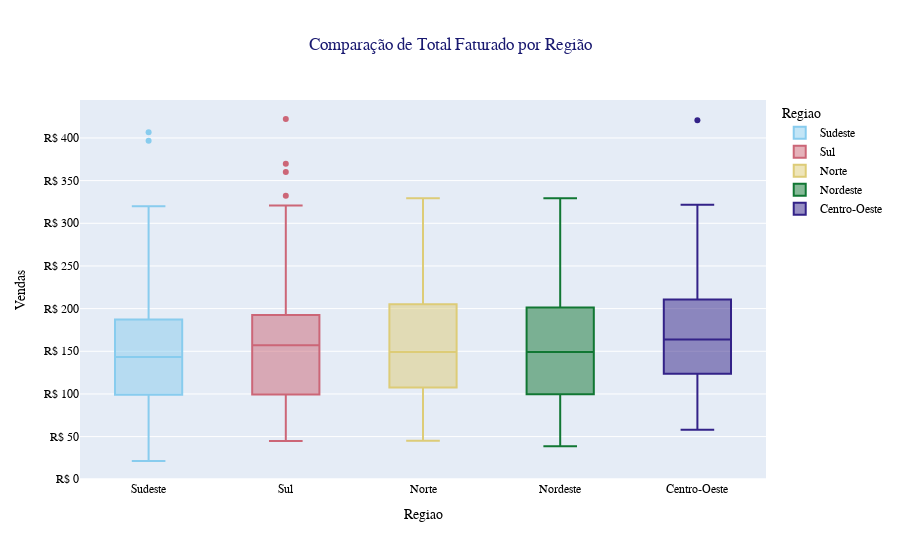

This figure's notebook cell:
### Code cell
#Comparativo por Região
fig = px.box(
        data_frame=FactSales[['Vendas', 'Regiao']],
        x='Regiao',
        y='Vendas',
        color='Regiao',
        color_discrete_sequence=colors,
        title='Comparação de Total Faturado por Região'
        )

fig.update_yaxes(tickprefix="R$ ", showgrid=True)

fig.update_layout(title_x=0.5,
                font_family='Tahoma, monospace',
                title_font_color='midnightblue',
                font_color='black')
fig.show()

### Figure 1 — Plotly figure (JSON) as saved in the notebook; plotly's stock layout.template omitted (floating-point values rounded to 4 significant figures; data arrays with more than 128 entries replaced by an {"elided": "..."} marker saying what was removed)
{"data": [{"alignmentgroup": "True", "hovertemplate": "Regiao=%{x}<br>Vendas=%{y}<extra></extra>", "legendgroup": "Sudeste", "marker": {"color": "rgb(136, 204, 238)"}, "name": "Sudeste", "notched": false, "offsetgroup": "Sudeste", "orientation": "v", "showlegend": true, "type": "box", "x": {"elided": "192 str values"}, "x0": " ", "xaxis": "x", "y": {"elided": "192 float values"}, "y0": " ", "yaxis": "y"}, {"alignmentgroup": "True", "hovertemplate": "Regiao=%{x}<br>Vendas=%{y}<extra></extra>", "legendgroup": "Sul", "marker": {"color": "rgb(204, 102, 119)"}, "name": "Sul", "notched": false, "offsetgroup": "Sul", "orientation": "v", "showlegend": true, "type": "box", "x": {"elided": "168 str values"}, "x0": " ", "xaxis": "x", "y": {"elided": "168 float values"}, "y0": " ", "yaxis": "y"}, {"alignmentgroup": "True", "hovertemplate": "Regiao=%{x}<br>Vendas=%{y}<extra></extra>", "legendgroup": "Norte", "marker": {"color": "rgb(221, 204, 119)"}, "name": "Norte", "notched": false, "offsetgroup": "Norte", "orientation": "v", "showlegend": true, "type": "box", "x": {"elided": "168 str values"}, "x0": " ", "xaxis": "x", "y": {"elided": "168 float values"}, "y0": " ", "yaxis": "y"}, {"alignmentgroup": "True", "hovertemplate": "Regiao=%{x}<br>Vendas=%{y}<extra></extra>", "legendgroup": "Nordeste", "marker": {"color": "rgb(17, 119, 51)"}, "name": "Nordeste", "notched": false, "offsetgroup": "Nordeste", "orientation": "v", "showlegend": true, "type": "box", "x": ["Nordeste", "Nordeste", "Nordeste", "Nordeste", "Nordeste", "Nordeste", "Nordeste", "Nordeste", "Nordeste", "Nordeste", "Nordeste", "Nordeste", "Nordeste", "Nordeste", "Nordeste", "Nordeste", "Nordeste", "Nordeste", "Nordeste", "Nordeste", "Nordeste", "Nordeste", "Nordeste", "Nordeste", "Nordeste", "Nordeste", "Nordeste", "Nordeste", "Nordeste", "Nordeste", "Nordeste", "Nordeste", "Nordeste", "Nordeste", "Nordeste", "Nordeste", "Nordeste", "Nordeste", "Nordeste", "Nordeste", "Nordeste", "Nordeste", "Nordeste", "Nordeste", "Nordeste", "Nordeste", "Nordeste", "Nordeste", "Nordeste", "Nordeste", "Nordeste", "Nordeste", "Nordeste", "Nordeste", "Nordeste", "Nordeste", "Nordeste", "Nordeste", "Nordeste", "Nordeste", "Nordeste", "Nordeste", "Nordeste", "Nordeste", "Nordeste", "Nordeste", "Nordeste", "Nordeste", "Nordeste", "Nordeste", "Nordeste", "Nordeste", "Nordeste", "Nordeste", "Nordeste", "Nordeste", "Nordeste", "Nordeste", "Nordeste", "Nordeste", "Nordeste", "Nordeste", "Nordeste", "Nordeste", "Nordeste", "Nordeste", "Nordeste", "Nordeste", "Nordeste", "Nordeste", "Nordeste", "Nordeste", "Nordeste", "Nordeste", "Nordeste", "Nordeste", "Nordeste", "Nordeste", "Nordeste", "Nordeste", "Nordeste", "Nordeste", "Nordeste", "Nordeste", "Nordeste", "Nordeste", "Nordeste", "Nordeste", "Nordeste", "Nordeste", "Nordeste", "Nordeste", "Nordeste", "Nordeste", "Nordeste", "Nordeste", "Nordeste", "Nordeste", "Nordeste", "Nordeste"], "x0": " ", "xaxis": "x", "y": [83.13, 105.8, 270.4, 126.7, 185.5, 89.69, 174.2, 190.6, 300.9, 109.2, 131.7, 182.0, 136.0, 184.8, 142.4, 198.7, 235.1, 168.5, 242.1, 181.4, 173.2, 99.55, 238.2, 190.1, 179.9, 74.24, 170.8, 134.5, 195.7, 99.88, 123.2, 74.62, 135.6, 255.6, 201.3, 154.3, 219.8, 81.21, 92.23, 226.8, 143.7, 174.0, 238.2, 243.6, 68.26, 47.97, 210.3, 83.78, 49.08, 90.15, 108.2, 132.9, 76.36, 142.2, 124.5, 137.5, 181.9, 228.7, 95.91, 81.84, 52, 39.18, 113.4, 176.1, 194.8, 53.7, 78.56, 115.4, 162.0, 100.7, 170.1, 154.9, 163.8, 172.5, 38.83, 227.7, 206.0, 118.9, 137.2, 123.1, 121.4, 278.1, 206.3, 278.1, 208.1, 245.6, 45.15, 93.45, 39.24, 178.5, 160.9, 159.4, 166.3, 58.31, 99.13, 144.1, 304.6, 68.03, 96.2, 136.3, 109.0, 102.7, 189.9, 237.4, 104.2, 121.1, 254.9, 66.39, 63.32, 201.5, 229.3, 291.8, 253.3, 39.06, 141.1, 329.4, 190.4, 323.7, 252.2, 238.2], "y0": " ", "yaxis": "y"}, {"alignmentgroup": "True", "hovertemplate": "Regiao=%{x}<br>Vendas=%{y}<extra></extra>", "legendgroup": "Centro-Oeste", "marker": {"color": "rgb(51, 34, 136)"}, "name": "Centro-Oeste", "notched": false, "offsetgroup": "Centro-Oeste", "orientation": "v", "showlegend": true, "type": "box", "x": ["Centro-Oeste", "Centro-Oeste", "Centro-Oeste", "Centro-Oeste", "Centro-Oeste", "Centro-Oeste", "Centro-Oeste", "Centro-Oeste", "Centro-Oeste", "Centro-Oeste", "Centro-Oeste", "Centro-Oeste", "Centro-Oeste", "Centro-Oeste", "Centro-Oeste", "Centro-Oeste", "Centro-Oeste", "Centro-Oeste", "Centro-Oeste", "Centro-Oeste", "Centro-Oeste", "Centro-Oeste", "Centro-Oeste", "Centro-Oeste", "Centro-Oeste", "Centro-Oeste", "Centro-Oeste", "Centro-Oeste", "Centro-Oeste", "Centro-Oeste", "Centro-Oeste", "Centro-Oeste", "Centro-Oeste", "Centro-Oeste", "Centro-Oeste", "Centro-Oeste", "Centro-Oeste", "Centro-Oeste", "Centro-Oeste", "Centro-Oeste", "Centro-Oeste", "Centro-Oeste", "Centro-Oeste", "Centro-Oeste", "Centro-Oeste", "Centro-Oeste", "Centro-Oeste", "Centro-Oeste", "Centro-Oeste", "Centro-Oeste", "Centro-Oeste", "Centro-Oeste", "Centro-Oeste", "Centro-Oeste", "Centro-Oeste", "Centro-Oeste", "Centro-Oeste", "Centro-Oeste", "Centro-Oeste", "Centro-Oeste", "Centro-Oeste", "Centro-Oeste", "Centro-Oeste", "Centro-Oeste", "Centro-Oeste", "Centro-Oeste", "Centro-Oeste", "Centro-Oeste", "Centro-Oeste", "Centro-Oeste", "Centro-Oeste", "Centro-Oeste"], "x0": " ", "xaxis": "x", "y": [245.6, 163.2, 88.53, 74.32, 207.0, 236.8, 93.59, 226.9, 58.08, 180.7, 127.2, 154.5, 139.2, 179.1, 420.8, 193.2, 299.2, 178.1, 93.89, 114.0, 227.4, 114.0, 253.4, 116.0, 99.08, 134.5, 140.6, 162.1, 132.2, 212.0, 177.4, 172.7, 146.4, 150.8, 246, 265.5, 93.59, 222.6, 199.1, 128.4, 207.9, 178.2, 232.2, 147.2, 125.9, 86.1, 202.1, 231.4, 186.6, 129.4, 175.7, 129.5, 207.8, 321.7, 204.4, 100.0, 66.56, 126.5, 81.49, 92.31, 164.4, 121.7, 128.1, 83.36, 141.9, 247.7, 209.2, 257.7, 296.2, 89.19, 289.0, 201.9], "y0": " ", "yaxis": "y"}], "layout": {"boxmode": "overlay", "font": {"color": "black", "family": "Tahoma, monospace"}, "legend": {"title": {"text": "Regiao"}, "tracegroupgap": 0}, "title": {"font": {"color": "midnightblue"}, "text": "Comparação de Total Faturado por Região", "x": 0.5}, "xaxis": {"anchor": "y", "categoryarray": ["Sudeste", "Sul", "Norte", "Nordeste", "Centro-Oeste"], "categoryorder": "array", "domain": [0, 1], "title": {"text": "Regiao"}}, "yaxis": {"anchor": "x", "domain": [0, 1], "showgrid": true, "tickprefix": "R$ ", "title": {"text": "Vendas"}}}}
